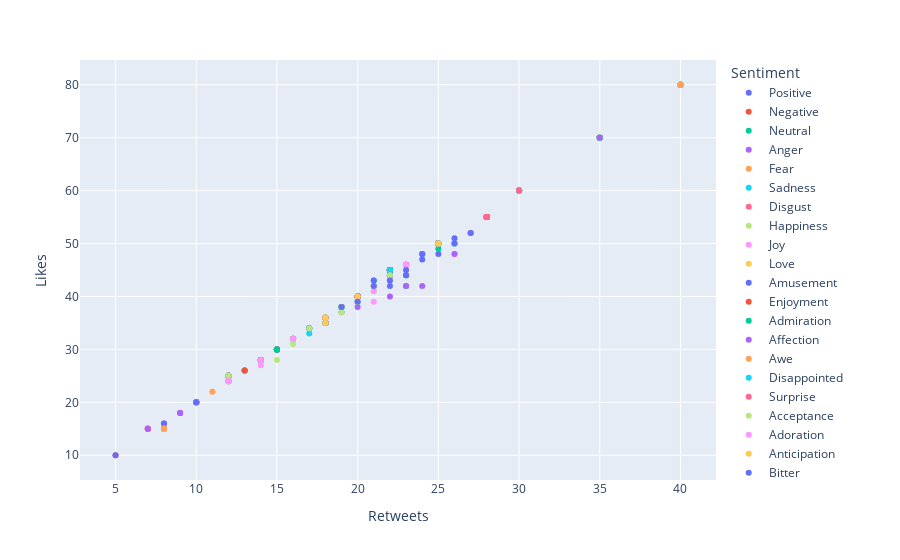

Notebook code for this chart:
### Code cell
px.scatter(sentiment,x="Retweets", y="Likes", color="Sentiment")
